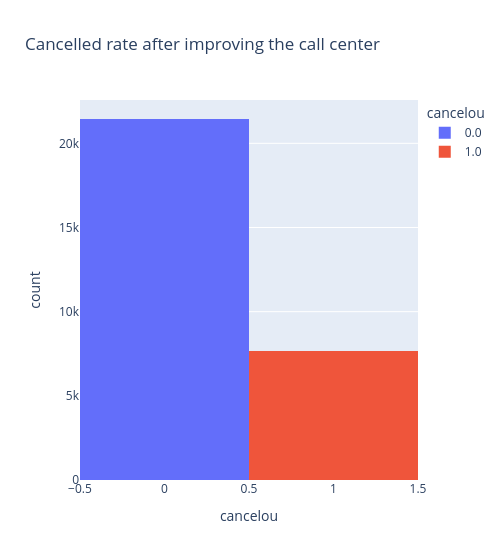

Here is the notebook cell this chart was saved with:
### Code cell
#A PAYMENT DELAY of more than 20 days usually results in cancellation.

filtered_table_different_by_monthly_and_calls_and_less_payment_delay = filtered_table_different_by_monthly_and_calls[
    filtered_table_different_by_monthly_and_calls["dias_atraso"] < 20
    ]

#Showing two plain text rates, before and after payment delay filtering
display(filtered_table_different_by_monthly_and_calls["cancelou"]
        .value_counts(normalize=True)
        .map("{:.1%}".format))
display(filtered_table_different_by_monthly_and_calls_and_less_payment_delay["cancelou"]
        .value_counts(normalize=True)
        .map("{:.1%}".format))
#Now we have 18.3% of cancellation rate.

graph_with_delay_filtering = px.histogram(filtered_table_different_by_monthly_and_calls_and_less_payment_delay, 
                                          x=column, 
                                          color="cancelou",
                                          width=500)
graph.show()

#For Managers: Maybe could we offer a discount for ponctual payments or even for early.

### Figure 1 — Plotly figure (JSON) as saved in the notebook; plotly's stock layout.template omitted (floating-point values rounded to 4 significant figures; data arrays with more than 128 entries replaced by an {"elided": "..."} marker saying what was removed)
{"data": [{"bingroup": "x", "hovertemplate": "cancelou=%{x}<br>count=%{y}<extra></extra>", "legendgroup": "0.0", "marker": {"color": "#636efa", "pattern": {"shape": ""}}, "name": "0.0", "orientation": "v", "showlegend": true, "type": "histogram", "x": {"elided": "21446 float values"}, "xaxis": "x", "yaxis": "y"}, {"bingroup": "x", "hovertemplate": "cancelou=%{x}<br>count=%{y}<extra></extra>", "legendgroup": "1.0", "marker": {"color": "#EF553B", "pattern": {"shape": ""}}, "name": "1.0", "orientation": "v", "showlegend": true, "type": "histogram", "x": {"elided": "7677 float values"}, "xaxis": "x", "yaxis": "y"}], "layout": {"barmode": "relative", "legend": {"title": {"text": "cancelou"}, "tracegroupgap": 0}, "title": {"text": "Cancelled rate after improving the call center"}, "width": 500, "xaxis": {"anchor": "y", "categoryarray": [0, 1], "categoryorder": "array", "domain": [0, 1], "title": {"text": "cancelou"}}, "yaxis": {"anchor": "x", "domain": [0, 1], "title": {"text": "count"}}}}
